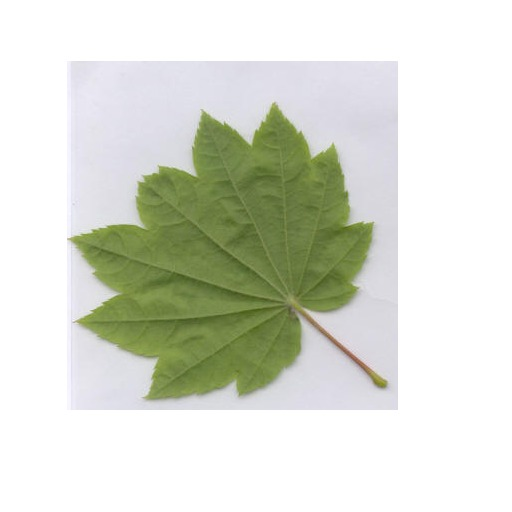
#> input picture images/circinatum/l01.jpg, 512 x 512 px; its folder holds only this picture in this run
$ python caracteristica.py   (Python 2 division)
#> lines starting #> are read from the running program, lines starting #| are printed output that depends on the picture; after the words box and inside, x2 and y2 are one past the last pixel; in counts of white or black regions, pixels touching at a corner belong together
### src/function.py
import os

''' Retorna o caminho absoluto da imagem '''
def image_path(image_name = ''):
    return os.path.realpath(os.path.join(os.path.dirname(os.path.realpath(__file__)), '..', 'images', image_name))

''' Retorna o diretorio das imagens '''
def data_path():
    return os.path.realpath(os.path.join(os.path.dirname(os.path.realpath(__file__)), '..', 'data', 'folhas.csv'))

### src/caracteristica.py
# -*- coding: utf-8 -*-
from function import image_path
from function import data_path
from skimage import io
from skimage import measure
from skimage import morphology
from skimage import filter
import numpy as np
import math
import os


class Caracteristica(object):

    def __image_list(self, *paths):
        print paths
        images = []
        for path in paths:
            walk_gen = os.walk(path)
            for root, dirs, files in walk_gen:
                for f in files:
                    if (f.endswith('.jpg') or f.endswith('.jpeg')):
                        images.append(os.sep.join([root, f]))

        return images

    def __features(self, image_path):

#> called with image_path = 'images/circinatum/l01.jpg'
        img = io.imread(image_path, True)
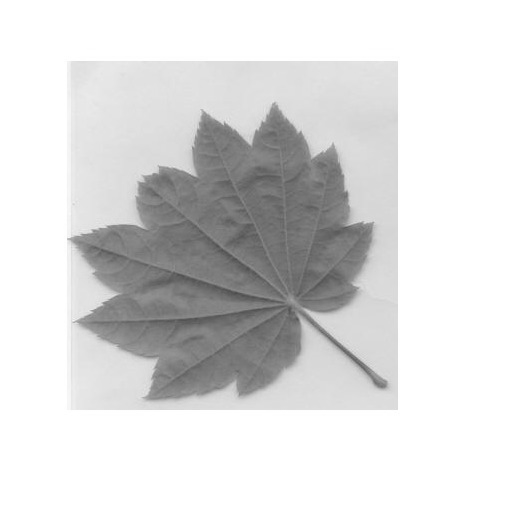
#> img: shape (512, 512) float64; min 0.297, max 1, mean 0.86
        img_otsu = filter.threshold_otsu(img) #Aplicar otsu para binarizar a imagem
#> img_otsu = 0.721
        img = img < img_otsu
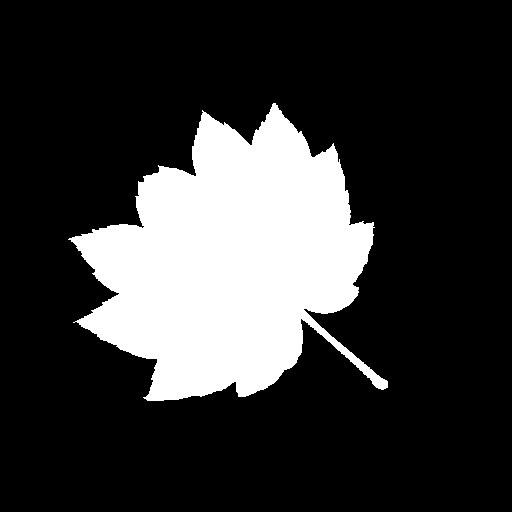
#> img: shape (512, 512) bool; 21.2% white; 1 white region, box (x1, y1, x2, y2) and area: (68, 103, 388, 401) 55635

        # Find contours at a constant value of 0.5
        contours = measure.find_contours(img, 0.5)
#> contours = 2 point arrays, longest 1941 points

        arclen=0.0
        for n, contour in enumerate(contours):
            arclenTemp=0.0
            for indice, valor in enumerate(contour):
                if indice > 0:
                    d1 = math.fabs(round(valor[0]) - round(contour[indice-1,0]))
                    d2 = math.fabs(round(valor[1]) - round(contour[indice-1,1]))
                    if d1+d2>1.0:
                        arclenTemp+=math.sqrt(2)
                    elif d1+d2 == 1:
                        arclenTemp+=1
            if arclenTemp > arclen:
                arclen = arclenTemp
                bestn = n
#> this loop made 2 passes
#> (arclen, bestn) on pass 1: (1772, 0)
#> after the loop, arclen = 1772; bestn = 0

        #Transforma a lista contours[bestn] em uma matriz[n,2]
        aux = np.asarray(contours[bestn])
#> aux = 1941 pairs, first value 102.5 to 400.5, second value 67.5 to 387.5

        #---------------------------  Curvatura --------------
        vetor = [] #vetor que irá receber as curvaturas k(t)

        for i in range(len(aux)-2):
            #---------------------------  Curvatura --------------

            b1 = ( (aux[i-2,1]+aux[i+2,1]) + (2*(aux[i-1,1] + aux[i+1,1])) - (6*aux[i,1]) ) / 12
            b2 = ( (aux[i-2,0]+aux[i+2,0]) + (2*(aux[i-1,0] + aux[i+1,0])) - (6*aux[i,0]) ) / 12
            c1 = ( (aux[i+2,1]-aux[i-2,1]) + (4*(aux[i+1,1] - aux[i-1,1])) ) / 12
            c2 = ( (aux[i+2,0]-aux[i-2,0]) + (4*(aux[i+1,0] - aux[i-1,0])) ) / 12

            k = (2*(c1*b1 - c2*b2)) / ((c1**2 + c2**2)**(3/2))

            vetor.append(k) #append: insere objeto no final da lista
#> this loop made 1939 passes
#> (b1, b2, c1, c2, k) on passes 1 to 3: (-0.292, -0.0417, -0.542, 0.0417, 1.08), (-0.0833, 0, -0.917, 0, 0.182), (0, 0, -1, 0, 0)
#> after the loop, vetor = 1939 values, max 1.08 at index 0, min -0.822 at index 396, mean 0.00104

        classe = image_path.split(os.sep)[len(image_path.split(os.sep))-2]
        return img, vetor, arclen, classe


    def run(self):

        print 'Gerando Caracteristicas....'
        images = self.__image_list(image_path('circinatum'), image_path('kelloggii'), image_path('negundo'))

        arquivo = open(data_path(),'w')
        count = 0
        for i in images:
            count+=1
            img, vetor, arclen, classe = self.__features(i)
#> arclen = 1772; classe = 'circinatum'

            # Media Curvatura
            arquivo.write(str(np.mean(np.abs(vetor))) + ',')
            # Comprimento de Arco
            arquivo.write(str(arclen) + ',')
            # Area
            arquivo.write(str(np.sum(img)) + ',')
            # Numero Pixels Esqueleto
            arquivo.write(str(np.sum(morphology.medial_axis(img))) + ',')
            # Classe Folhas
            arquivo.write(classe)
            arquivo.write("\n")

        arquivo.close()

        print '100%'
        print 'Total Imagens: ' + str(count)


if __name__ == '__main__':
    Caracteristica().run()
